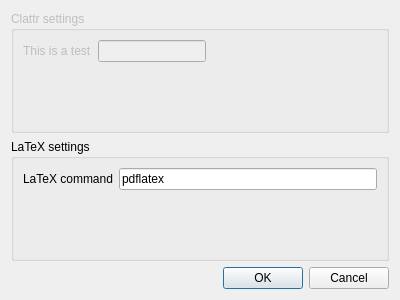
<?xml version="1.0" encoding="UTF-8"?>
<ui version="4.0">
 <class>Settings</class>
 <widget class="QDialog" name="Settings">
  <property name="geometry">
   <rect>
    <x>0</x>
    <y>0</y>
    <width>400</width>
    <height>300</height>
   </rect>
  </property>
  <property name="windowTitle">
   <string>Settings</string>
  </property>
  <layout class="QVBoxLayout" name="verticalLayout">
   <item>
    <layout class="QVBoxLayout" name="verticalLayout_2">
     <item>
      <widget class="QGroupBox" name="groupBox">
       <property name="enabled">
        <bool>false</bool>
       </property>
       <property name="title">
        <string>Clattr settings</string>
       </property>
       <layout class="QFormLayout" name="formLayout_3">
        <property name="fieldGrowthPolicy">
         <enum>QFormLayout::FieldsStayAtSizeHint</enum>
        </property>
        <item row="0" column="0">
         <widget class="QLabel" name="label">
          <property name="text">
           <string>This is a test</string>
          </property>
         </widget>
        </item>
        <item row="0" column="1">
         <widget class="QLineEdit" name="lineEdit_2"/>
        </item>
       </layout>
      </widget>
     </item>
     <item>
      <widget class="QGroupBox" name="groupBox_2">
       <property name="title">
        <string>LaTeX settings</string>
       </property>
       <layout class="QFormLayout" name="formLayout_4">
        <item row="0" column="0">
         <widget class="QLabel" name="label_2">
          <property name="text">
           <string>LaTeX command</string>
          </property>
         </widget>
        </item>
        <item row="0" column="1">
         <widget class="QLineEdit" name="lineEdit">
          <property name="text">
           <string>pdflatex</string>
          </property>
         </widget>
        </item>
       </layout>
      </widget>
     </item>
    </layout>
   </item>
   <item>
    <widget class="QDialogButtonBox" name="buttonBox">
     <property name="orientation">
      <enum>Qt::Horizontal</enum>
     </property>
     <property name="standardButtons">
      <set>QDialogButtonBox::Cancel|QDialogButtonBox::Ok</set>
     </property>
    </widget>
   </item>
  </layout>
 </widget>
 <resources/>
 <connections>
  <connection>
   <sender>buttonBox</sender>
   <signal>accepted()</signal>
   <receiver>Settings</receiver>
   <slot>accept()</slot>
   <hints>
    <hint type="sourcelabel">
     <x>248</x>
     <y>254</y>
    </hint>
    <hint type="destinationlabel">
     <x>157</x>
     <y>274</y>
    </hint>
   </hints>
  </connection>
  <connection>
   <sender>buttonBox</sender>
   <signal>rejected()</signal>
   <receiver>Settings</receiver>
   <slot>reject()</slot>
   <hints>
    <hint type="sourcelabel">
     <x>316</x>
     <y>260</y>
    </hint>
    <hint type="destinationlabel">
     <x>286</x>
     <y>274</y>
    </hint>
   </hints>
  </connection>
 </connections>
</ui>
